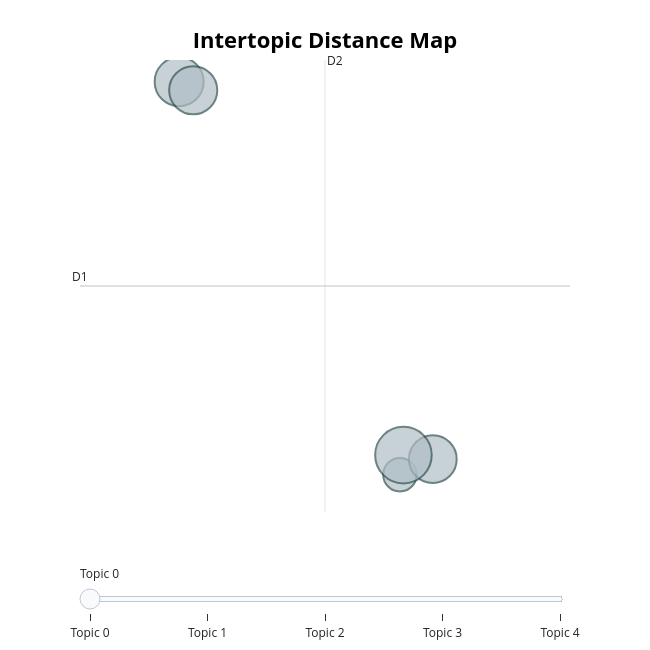

The notebook cell this image was saved under:
### Code cell
loaded_model.visualize_topics()

### Figure 1 — Plotly figure (JSON) as saved in the notebook; plotly's stock layout.template omitted (floating-point values rounded to 4 significant figures)
{"data": [{"customdata": [[0, "devolver | estrategia | retencao | distribuicao | capacidade", 208], [1, "estrategia | passo | utilizar | ganhar | conseguir", 201], [2, "divulgar | brasileiro | brasil | situacao | maranhao", 97], [3, "caramba | fugia | tomar | acabar | conseguir", 198], [4, "ganho | passar | carar | junto | aparecer", 278]], "hovertemplate": "<b>Topic %{customdata[0]}</b><br>%{customdata[1]}<br>Size: %{customdata[2]}", "legendgroup": "", "marker": {"color": "#B0BEC5", "line": {"color": "DarkSlateGrey", "width": 2}, "size": [208, 201, 97, 198, 278], "sizemode": "area", "sizeref": 0.1737, "symbol": "circle"}, "mode": "markers", "name": "", "orientation": "v", "showlegend": false, "type": "scatter", "x": [15.14, 15.46, 20.19, 20.95, 20.27], "xaxis": "x", "y": [5.446, 5.124, -9.375, -8.788, -8.636], "yaxis": "y"}], "layout": {"annotations": [{"showarrow": false, "text": "D1", "x": 12.87, "y": -2.259, "yshift": 10}, {"showarrow": false, "text": "D2", "x": 18.48, "xshift": 10, "y": 6.263}], "height": 650, "hoverlabel": {"bgcolor": "white", "font": {"family": "Rockwell", "size": 16}}, "legend": {"itemsizing": "constant", "tracegroupgap": 0}, "margin": {"t": 60}, "shapes": [{"line": {"color": "#CFD8DC", "width": 2}, "type": "line", "x0": 18.48, "x1": 18.48, "y0": -10.78, "y1": 6.263}, {"line": {"color": "#9E9E9E", "width": 2}, "type": "line", "x0": 12.87, "x1": 24.09, "y0": -2.259, "y1": -2.259}], "sliders": [{"active": 0, "pad": {"t": 50}, "steps": [{"args": [{"marker.color": [["red", "#B0BEC5", "#B0BEC5", "#B0BEC5", "#B0BEC5"]]}], "label": "Topic 0", "method": "update"}, {"args": [{"marker.color": [["#B0BEC5", "red", "#B0BEC5", "#B0BEC5", "#B0BEC5"]]}], "label": "Topic 1", "method": "update"}, {"args": [{"marker.color": [["#B0BEC5", "#B0BEC5", "red", "#B0BEC5", "#B0BEC5"]]}], "label": "Topic 2", "method": "update"}, {"args": [{"marker.color": [["#B0BEC5", "#B0BEC5", "#B0BEC5", "red", "#B0BEC5"]]}], "label": "Topic 3", "method": "update"}, {"args": [{"marker.color": [["#B0BEC5", "#B0BEC5", "#B0BEC5", "#B0BEC5", "red"]]}], "label": "Topic 4", "method": "update"}]}], "title": {"font": {"color": "Black", "size": 22}, "text": "<b>Intertopic Distance Map</b>", "x": 0.5, "xanchor": "center", "y": 0.95, "yanchor": "top"}, "width": 650, "xaxis": {"anchor": "y", "domain": [0, 1], "range": [12.87, 24.09], "title": {"text": ""}, "visible": false}, "yaxis": {"anchor": "x", "domain": [0, 1], "range": [-10.78, 6.263], "title": {"text": ""}, "visible": false}}}
